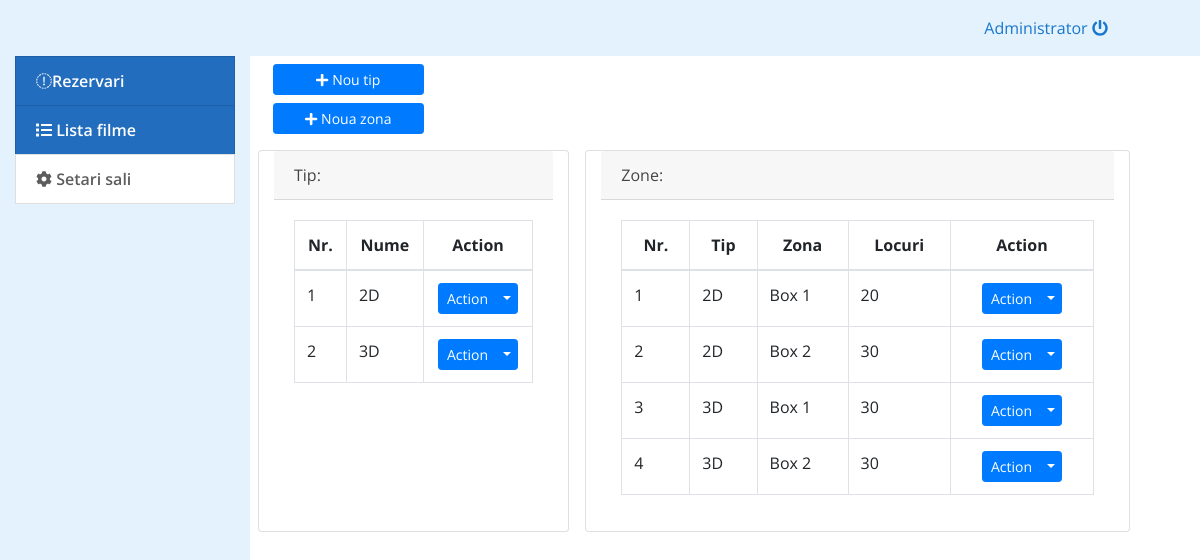
Page /admin/index.php?page=theater_settings (signed in) on the committed database.
### tables this page shows
CREATE TABLE `theater` (
  `id` int(30) NOT NULL,
  `name` text NOT NULL
);

CREATE TABLE `theater_settings` (
  `id` int(30) NOT NULL,
  `theater_id` int(30) NOT NULL,
  `seat_group` varchar(250) NOT NULL,
  `seat_count` int(11) NOT NULL DEFAULT 0
);

### admin/theater_settings.php (the view, shortened to what this page needs)
<?php include ('db_connect.php') ?>
<div class="container-fluid">
	<div class="row">
		<div class="col-md-12">
			<button class="btn btn-block btn-sm btn-primary col-sm-2" type="button" id="new_theater"><i class="fa fa-plus"></i> Nou tip</button>
			<button class="btn btn-block btn-sm btn-primary col-sm-2" type="button" id="new_group"><i class="fa fa-plus"></i> Noua zona</button>
		</div>
	</div>
	<div class="row">
		<div class="card col-md-4 mt-3">
			<div class="card-header">
				<large>Tip:</large>
			</div>
			<div class="card-body">
				<table class="table table-bordered">
					<thead>
						<tr>
							<th class="text-center">Nr.</th>
							<th class="text-center">Nume</th>
							<th class="text-center">Action</th>
						</tr>
					</thead>
					<tbody>
						<?php
						$i = 1;
						$theater = $conn->query("SELECT * FROM theater order by name asc ");
						while($row=$theater->fetch_assoc()){
						 ?>
						 <tr>
						 	<td><?php echo $i++ ?></td>
						 	<td><?php echo $row['name'] ?></td>
						 	<td>
						 		<center>
								<div class="btn-group">
								  <button type="button" class="btn btn-primary btn-sm">Action</button>
								  <button type="button" class="btn btn-primary btn-sm dropdown-toggle dropdown-toggle-split" data-toggle="dropdown" aria-haspopup="true" aria-expanded="false">
								  </button>
								</div>
								</center>
						 	</td>
						 </tr>
						<?php } ?>
					</tbody>
				</table>
			</div>
		</div>
	<div class="card col-md-7 mt-3 ml-3">
			<div class="card-header">
				<large>Zone:</large>
			</div>
			<div class="card-body">
				<table class="table table-bordered">
					<thead>
						<tr>
							<th class="text-center">Nr.</th>
							<th class="text-center">Tip</th>
							<th class="text-center">Zona</th>
							<th class="text-center">Locuri</th>
							<th class="text-center">Action</th>
						</tr>
					</thead>
					<tbody>
						<?php
						$i = 1;
						$theater = $conn->query("SELECT ts.*,t.name FROM theater_settings ts inner join theater t on ts.theater_id = t.id  order by t.name asc,ts.seat_group asc ");
						while($row=$theater->fetch_assoc()){
						 ?>
						 <tr>
						 	<td><?php echo $i++ ?></td>
						 	<td><?php echo $row['name'] ?></td>
						 	<td><?php echo $row['seat_group'] ?></td>
						 	<td><?php echo $row['seat_count'] ?></td>
						 	<td>
						 		<center>
								<div class="btn-group">
								  <button type="button" class="btn btn-primary btn-sm">Action</button>
								  <button type="button" class="btn btn-primary btn-sm dropdown-toggle dropdown-toggle-split" data-toggle="dropdown" aria-haspopup="true" aria-expanded="false">
								  </button>
								</div>
								</center>
						 	</td>
						 </tr>
						<?php } ?>
					</tbody>
				</table>
			</div>
		</div>
	</div>
	</div>

### admin/assets/css/style.css (style rules this page uses)
body { font-family: "Open Sans", sans-serif; color: #444444; width: 100%; height: calc(100%); }

### rows in the picture
theater: name "2D"
theater: name "3D"
theater_settings: theater.name "2D", seat_group "Box 1", seat_count "20"
theater_settings: theater.name "2D", seat_group "Box 2", seat_count "30"
theater_settings: theater.name "3D", seat_group "Box 1", seat_count "30"
theater_settings: theater.name "3D", seat_group "Box 2", seat_count "30"

### other values in the picture
$_SESSION['login_name'] "Administrator"
